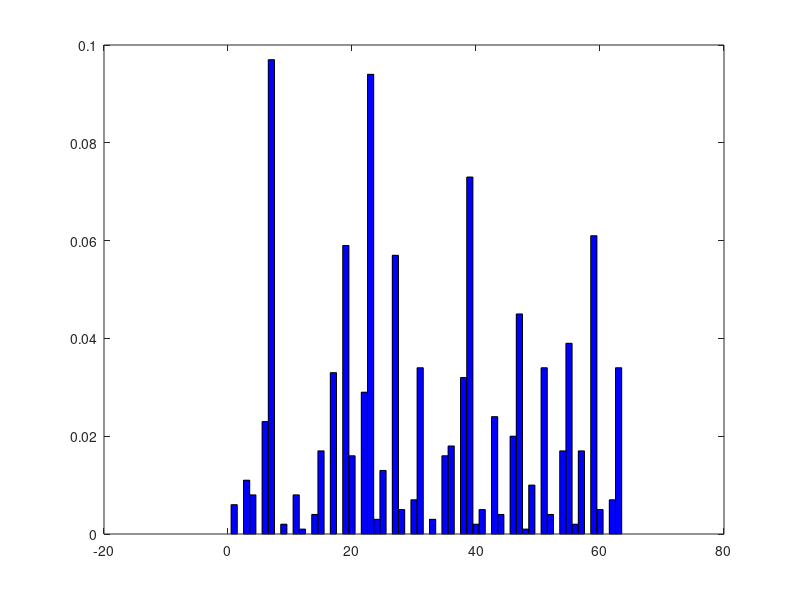

The MATLAB script that drew this image:
N = -1;
n = 1000;
arr = [];
for i = 1: n
  b1 = b2 = b3 = b4 = b5 = b6 = 0;
  rng = rand();
  if rng >= 0.2
    b1 = 1;
  endif
  rng = rand();
  if (b1 == 1 && rng >= 0.1) || (b1 == 0 && rng >= 0.4)
    b2 = 1;
  endif
  rng = rand();
  if (b1 == 1 && b2 == 1 && rng >= 0.4) || (b2 == 1 && b1 == 0) || (b2 == 0 && b1 == 0 && rng >= 0.1) || (b2 == 0 && b1 == 0 && rng >= 0.6)
    b3 = 1;
  endif
  rng = rand();
  if (b3 == 1 && rng >= 0.7) || (b3 == 0 && rng >= 0.5)
    b4 = 1;
  endif
  rng = rand();
  if (b3 == 1 && rng >= 0.5) || (b3 == 0 && rng >= 0.2)
    b5 = 1;
  endif
  rng = rand();
  if (b5 == 1 && b4 == 1 && rng >= 0.5) || (b5 == 1 && b4 == 0 && rng >= 0.7) || (b5 == 0 && b4 == 1 && rng >= 0.2) || (b5 == 0 && b4 ==0 && rng >= 0.5)
    b6 = 1;
  endif
  N = b1 + b2 * 2 + b3 * 4 + b4 * 8 + b5 * 16 + b6 * 32;
  arr = [arr, N];
endfor
disp(arr);
N=histc(arr,0:64);
p = N(24) / n;
bar(0:64,N/n, 'hist' , 'FaceColor' , 'b' );